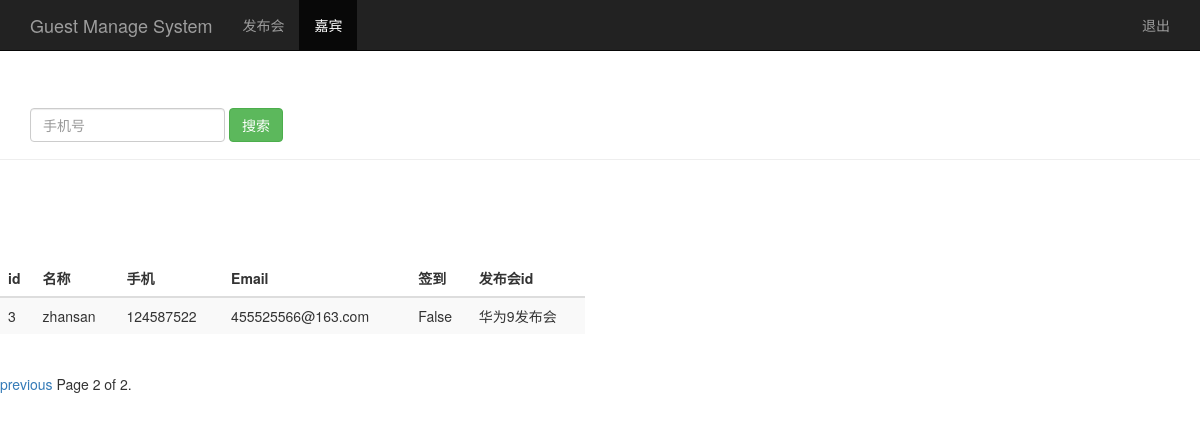
Screenshot of /guest_manage/?page=2 with the database file from the repository.
### sign/models.py (models this page shows, shortened)
class Guest(models.Model):
    event = models.ForeignKey(Event)   #关联发布会ID
    realname = models.CharField(max_length=60)  #姓名
    phone = models.CharField(max_length=16)     #手机号
    email = models.EmailField()     #邮箱
    sign = models.BooleanField()        #签到状态
    create_time = models.DateTimeField(auto_now=True)   #创建时间（自动获取当前时间）
    class Meta:
        unique_together = ('event', 'phone')

class Event(models.Model):
    name = models.CharField(max_length=100)             #发布会标题
    limit = models.IntegerField()                       #参加人数
    status = models.BooleanField()                      #状态
    address = models.CharField(max_length=200)          #地址
    start_time = models.DateTimeField('event_time')     #发布会时间
    create_time = models.DateTimeField(auto_now=True)   #创建时间
    def __str__(self):
        return self.name

### sign/views.py (the view)
# urls.py: url(r'^guest_manage/$', views.guest_manage),
def guest_manage(request):
    guest_list = Guest.objects.all()
    username = request.session.get('username', '')
    paginator = Paginator(guest_list, 2)
    page = request.GET.get('page')
    try:
        contacts = paginator.page(page)
    except PageNotAnInteger:
        contacts = paginator.page(1)
    except EmptyPage:
        contacts = paginator.page(paginator.num_pages)
    return render(request, "guest_manage.html", {"user": username, "guests": contacts})

### sign/templates/guest_manage.html (shortened to what this page needs)
<!DOCTYPE html>
<html lang="zh-CN">
<head>
    {% load bootstrap3 %}
    {% bootstrap_css %}
</head>
<body role="document">
    <nav class="navbar navbar-inverse navbar-fixed-top">
        <div class="container">
            <div class="navbar-header">
                <a class="navbar-brand" href="/guest_manage/">Guest Manage System</a>
            </div>
            <div id="navbar" class="collapse navbar-collapse">
                <ul class="nav navbar-nav">
                    <li><a href="/event_manage/">发布会</a></li>
                    <li class="active"><a href="#about">嘉宾</a></li>
                </ul>
                <ul class="nav navbar-nav navbar-right">
                    <li><a href="#">{{user}}</a></li>
                    <li><a href="/logout/">退出</a></li>
                </ul>
            </div>
        </div>
    </nav>
    <div class="page-header" style="padding-top: 60px;">
        <div id="navbar" class="navbar-collapse collapse">
            <form class="navbar-form" method="get" action="/search_phone/">
                <div class="form-group">
                    <input name="phone" type="text" placeholder="手机号" class="form-control">
                </div>
                    <button type="submit" class="btn btn-success">搜索</button>
            </form>
        </div>
    </div>
    <div class="row" style="padding-top: 80px;">
        <div class="col-md-6">
            <table class="table table-striped">
                <thead>
                    <tr>
                        <th>id</th>
                        <th>名称</th>
                        <th>手机</th>
                        <th>Email</th>
                        <th>签到</th>
                        <th>发布会id</th>
                    </tr>
                </thead>
                <tbody>
                    {% for guest in guests %}
                        <tr>
                            <td>{{ guest.id }}</td>
                            <td>{{ guest.realname }}</td>
                            <td>{{ guest.phone }}</td>
                            <td>{{ guest.email }}</td>
                            <td>{{ guest.sign }}</td>
                            <td>{{ guest.event }}</td>
                        </tr>
                    {% endfor %}
                </tbody>
            </table>
        </div>
    </div>
    <div class="pagination">
        <span class="step-links">
            {% if guests.has_previous %}
                <a href="?phone={{ phone }}&page={{ guests.previous_page_number }}">previous</a>
            {% endif %}
                <span class="current">
                    Page {{ guests.number }} of {{ guests.paginator.num_pages }}.
                </span>
        </span>
    </div>

### rows the page displays
Guest: id "3", realname "zhansan", phone "124587522", email "455525566@163.com", sign "False", event "华为9发布会"

### other values shown
{{ guests.number }} "2"
{{ guests.paginator.num_pages }} "2"
